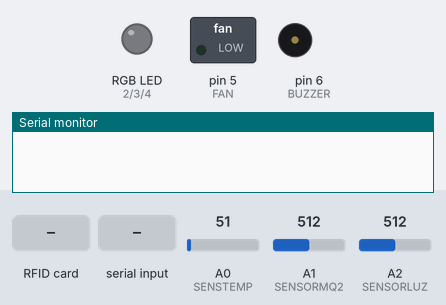
Bench run of a sketch on a simulated Arduino Uno, built with avr-gcc and run on an emulated ATmega328P. Shown: switched loads named in the sketch (green lamp = pin HIGH), an RGB LED mixed from three pins (HIGH = lit), buzzer (waves = sounding, pin HIGH), the last lines printed to the serial monitor. The test bench sets the inputs (shaded band); at power-on: A1 (SENSORMQ2) = 512, A0 (SENSTEMP) = 51, A2 (SENSORLUZ) = 512. Pins used as bus, display or sensor lines are not drawn.

Above: at 1.2 s.
1.3 s: RFID card 76 F6 9A BB held to the reader
At 2.3 s:
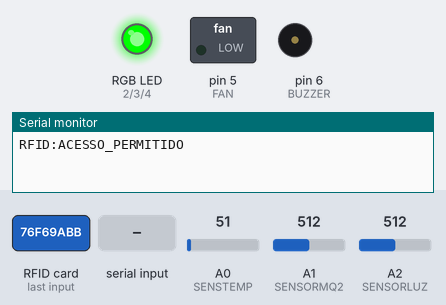
4.3 s: A1 (SENSORMQ2) set to 613
6.5 s: A1 (SENSORMQ2) set to 634
At 10.5 s:
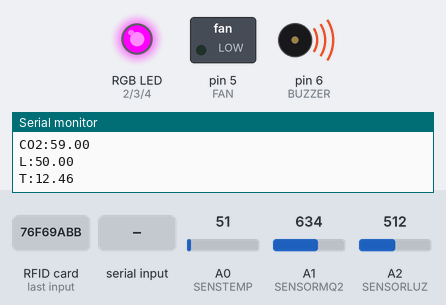
18.0 s: RFID card 5E 7A 19 C4 held to the reader
At 18.7 s:
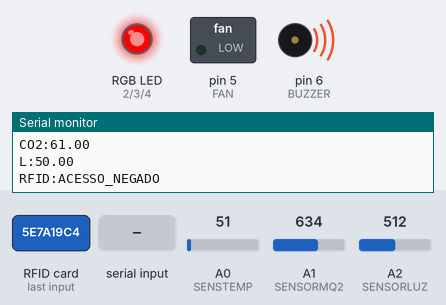
21.5 s: "1" received over Serial
At 22.2 s:
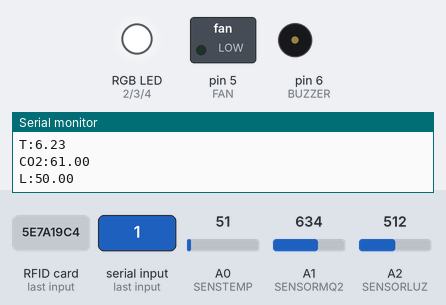
26.7 s: "2" received over Serial
At 27.6 s:
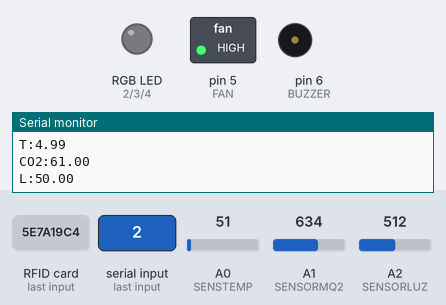
Timing chart, 0 to 37.8 s (numbered marks = the images above; inputs shaded):
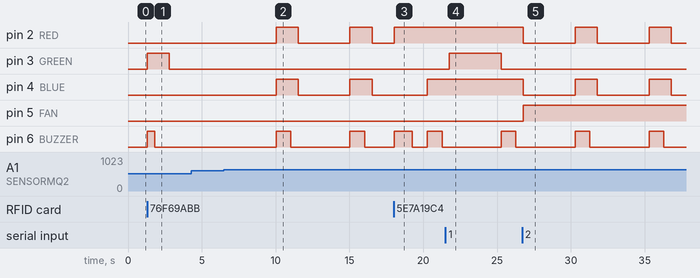

The sketch:

FINAL.ino
```cpp
#include <SPI.h>
#include <MFRC522.h>

const int RED = 2;    // Pino para a cor vermelha
const int GREEN = 3;  // Pino para a cor verde
const int BLUE = 4;   // Pino para a cor azul

const int FAN = 5;    // Pino para a fan

const int BUZZER = 6; // Pino para o buzzer

const int SENSTEMP = A0; // Pino analógico para o sensor de temperatura (LM35)

const int SENSORMQ2 = A1; // Pino analógico para o sensor de gás (MQ-2)

const int SENSORLUZ = A2; // Pino analógico para o sensor de luminosidade (LDR)

// Configuração do módulo RFID
#define RST_PIN 9   // Pino RST do RC522
#define SS_PIN 10   // Pino SDA do RC522
MFRC522 mfrc522(SS_PIN, RST_PIN);

// Chaves permitidas
String chavesPermitidas[] = {"76F69ABB"};

bool statusLED = false;
bool statusFAN = false;

// Variáveis para o acumulador de temperatura
float somaTemperaturas = 0;
int leituras = 0;
unsigned long ultimoTempo = 0; // Armazena o último tempo de atualização (em ms)

void setup() {
  Serial.begin(9600);

  // Configuração dos pinos como saída
  pinMode(RED, OUTPUT);
  pinMode(GREEN, OUTPUT);
  pinMode(BLUE, OUTPUT);
  pinMode(FAN, OUTPUT);
  pinMode(BUZZER, OUTPUT);

  // Inicializa o LED apagado e a fan desligada
  setColor(0, 0, 0);
  digitalWrite(FAN, LOW);

  // Inicializa o módulo RFID
  SPI.begin();
  mfrc522.PCD_Init();
  analogReference(DEFAULT);  // Usa a tensão de alimentação do Arduino como referência
}

void loop() {
  // Verifica se há dados disponíveis na Serial
  if (Serial.available()) {
    char comando = Serial.read();

    // Lógica para controlar o LED e a fan
    if (comando == '1') {  // Comando para controlar o LED
      if (!statusLED) {
        setColor(255, 255, 255); // Liga o LED com luz branca
        statusLED = true;
      } else {
        setColor(0, 0, 0); // Desliga o LED
        statusLED = false;
      }
    }
    else if (comando == '2') {  // Comando para controlar a fan
      if (!statusFAN) {
        digitalWrite(FAN, HIGH); // Liga a fan
        statusFAN = true;
      } else {
        digitalWrite(FAN, LOW); // Desliga a fan
        statusFAN = false;
      }
    }
  }

  // Lógica para leitura do RFID
  if (mfrc522.PICC_IsNewCardPresent() && mfrc522.PICC_ReadCardSerial()) {   // Entra no if se um cartão RFID foi detectado e seu ID foi lido
    String codigoLido = "";

    // Obtém o UID do cartão
    for (byte i = 0; i < mfrc522.uid.size; i++) {
      codigoLido += String(mfrc522.uid.uidByte[i], HEX);
    }

    codigoLido.toUpperCase(); // Converte o código para letras maiúsculas

    // Verifica se o código lido é permitido
    if (verificaAcesso(codigoLido)) {
      Serial.println("RFID:ACESSO_PERMITIDO");
      setColor(0, 255, 0);   // LED verde
      digitalWrite(BUZZER, HIGH); // Toca o buzzer
      delay(500); // Buzzer ativo por 500ms
      digitalWrite(BUZZER, LOW);
      delay(1000); // Delay pra LED ficar acesa
      setColor(0, 0, 0);   // Desliga a LED
    } else {
      Serial.println("RFID:ACESSO_NEGADO");
      setColor(255, 0, 0);   // LED vermelho
      digitalWrite(BUZZER, HIGH); // Toca o buzzer
      delay(1250); // Buzzer ativo por 1,25 segundos
      digitalWrite(BUZZER, LOW);
      delay(1000); // Delay pra LED ficar acesa
      setColor(0, 0, 0);   // Desliga a LED
    }

    // Para encerrar a operação de leitura do cartão atual
    mfrc522.PICC_HaltA();
  }

  // Atualiza os sensores a cada 5 segundos
  unsigned long tempoAtual = millis();
  if (tempoAtual - ultimoTempo >= 5000) {
    somaTemperaturas = 0;
    ultimoTempo = tempoAtual; // Atualiza o tempo da última leitura

    // Lê a temperatura do sensor
    float temperatura = lerTemperatura();
    somaTemperaturas += temperatura; // Soma as temperaturas
    leituras++; // Incrementa o contador de leituras

    // Calcula a média
    float mediaTemperatura = somaTemperaturas / leituras;

    // Exibe a média das leituras
    Serial.print("T:");
    Serial.println(mediaTemperatura);

    // Lê o gás detectado pelo MQ-2
    float gas = lerMQ2();
    Serial.print("CO2:");
    Serial.println(gas);

    // Lê a luminosidade
    float luminosidade = lerLuminosidade();
    Serial.print("L:");
    Serial.println(luminosidade);
  }
}

// Função para verificar se o código lido está na lista de chaves permitidas
bool verificaAcesso(String codigo) {
  for (int i = 0; i < sizeof(chavesPermitidas) / sizeof(chavesPermitidas[0]); i++) {    // Retorna o total de bytes da lista / pelos bytes de um único elemento, para calcular o número de chaves na lista
    if (codigo == chavesPermitidas[i]) {
      return true;
    }
  }
  return false;
}

// Função para definir a cor do LED RGB
void setColor(int redValue, int greenValue, int blueValue) {
  analogWrite(RED, redValue);
  analogWrite(GREEN, greenValue);
  analogWrite(BLUE, blueValue);
}

// Função para ler a temperatura do sensor LM35 (conectado ao pino A0)
float lerTemperatura() {
  int valorSensor = analogRead(SENSTEMP); // Lê o valor do sensor no pino A0
  float voltage = valorSensor * (5.0 / 1023.0); // Converte para voltagem
  float temperatura = voltage * 100.0; // Para o LM35, 10mV por grau Celsius
  return temperatura;
}

// Função para ler o sensor de gás (MQ-2)
float lerMQ2() {
  int valorGas = analogRead(SENSORMQ2); // Lê o valor do sensor MQ-2
  // Convertendo a leitura para uma estimativa em ppm
  float gas = map(valorGas, 0, 1023, 0, 100); // // Mapeia o valor para um intervalo de 0 a 100%
  // Ativar LED roxo e buzzer caso o gás ultrapasse 6000 ppm
    if (gas > 60) {
      setColor(128, 0, 128);  // Cor roxa na LED
      digitalWrite(BUZZER, HIGH); // Liga o buzzer
      delay(1000); // Deixa o buzzer ligado por 1 segundo
      digitalWrite(BUZZER, LOW); // Desliga o buzzer
      delay(500); // Deixa a LED acesa por 500ms
      setColor(0, 0, 0); // Desliga a LED
    }

  return gas;
}

// Função para ler o sensor de luminosidade (LDR)
float lerLuminosidade() {
  int valorLDR = analogRead(SENSORLUZ); // Lê o valor do sensor LDR
  float luminosidade = map(valorLDR, 0, 1023, 0, 100); // Mapeia o valor para um intervalo de 0 a 100%

  // RESOLVI COMENTAR POIS O CÓDIGO JÁ PERMITE LIGAR OU NÃO A LED
  // if (luminosidade <= 30) {
  //   setColor(255, 255, 255); // Liga o LED
  // } else {
  //   setColor(0, 0, 0); // Desliga o LED
  // }

  return luminosidade;
}
```

Measured:
- the behaviour switches between 624 and 625 on A1 (SENSORMQ2) (found by bisection; images 1 and 2)
- after the input at 1.3 s, pin 3 (GREEN): LOW → HIGH at once, → LOW 1.5 s later; pin 6 (BUZZER): LOW → HIGH at once, → LOW 0.50 s later
- after the input at 6.5 s, pin 2 (RED), pin 4 (BLUE): alternates HIGH for 1.5 s and LOW for 3.5 s, starting after 3.5 s; pin 6 (BUZZER): alternates HIGH for 1.0 s and LOW for 4.0 s, starting after 3.5 s
- after the input at 18.0 s, pin 2 (RED): LOW → HIGH after 0.02 s instead of 2.0 s
- after the input at 21.5 s, pin 2 (RED), pin 4 (BLUE): stays HIGH (without the input it goes to LOW after 0.27 s); pin 3 (GREEN): LOW → HIGH after 0.27 s, → LOW 3.5 s later
- after the input at 26.7 s, pin 5 (FAN): LOW → HIGH after 0.08 s
